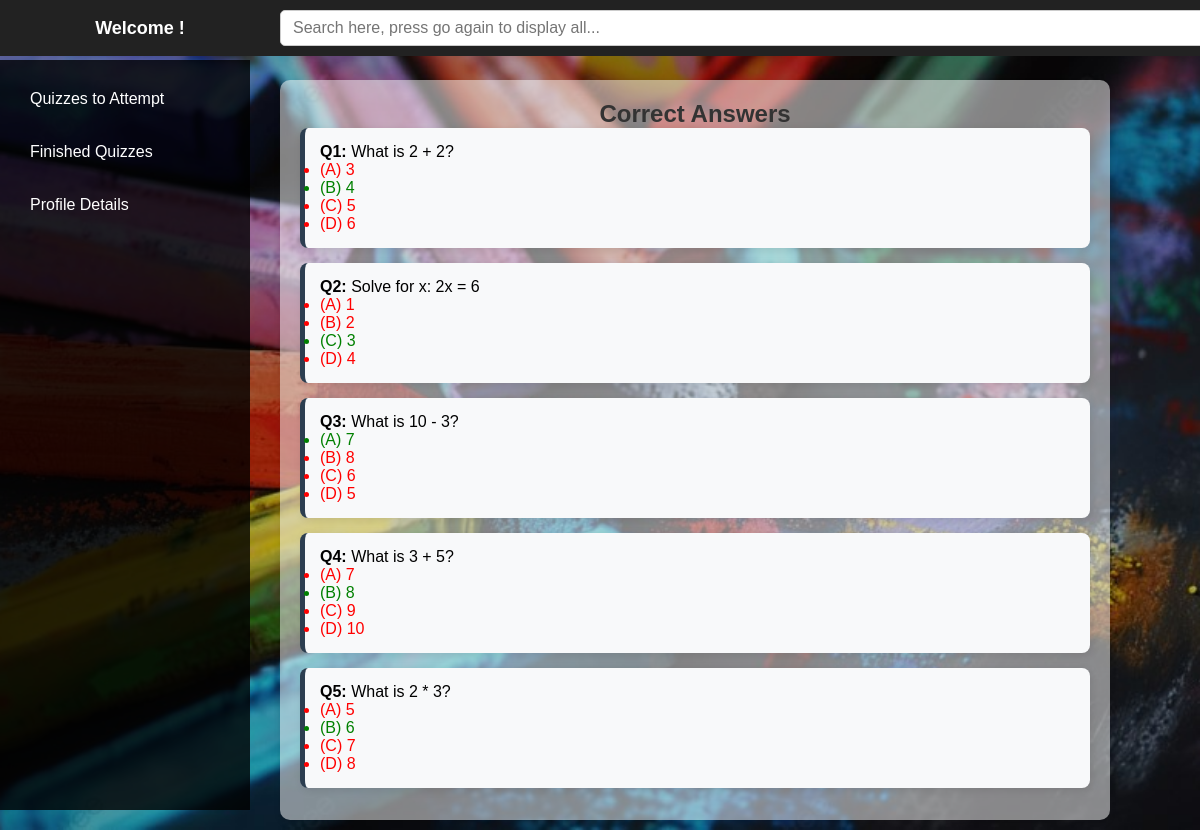
/view_right_answers/1 (signed in), run on the app's committed database.
### tables this page shows
CREATE TABLE question (
            id INTEGER PRIMARY KEY AUTOINCREMENT,
            quiz_id INTEGER,
            question_text TEXT NOT NULL,
            option_1 TEXT NOT NULL,
            option_2 TEXT NOT NULL,
            option_3 TEXT NOT NULL,
            option_4 TEXT NOT NULL,
            correct_option INTEGER NOT NULL,
            FOREIGN KEY (quiz_id) REFERENCES quiz(id)
        );

### controllers/student.py (the view)
@student_bp.route('/view_right_answers/<int:quiz_id>')
@login_required(role='student')
def view_right_answers(quiz_id):
    conn = sqlite3.connect(DATABASE)
    conn.row_factory = sqlite3.Row
    cursor = conn.cursor()
    query = '''
    SELECT question.question_text, question.option_1, question.option_2,
           question.option_3, question.option_4, question.correct_option
    FROM question
    WHERE question.quiz_id = ?
    '''
    cursor.execute(query, (quiz_id,))
    questions = cursor.fetchall()
    conn.close()
    return render_template('view_right_answers.html', questions=questions)

### controllers/student.py (called while the page is built)
def login_required(role=None):
    def decorator(f):
        @wraps(f)
        def decorated_function(*args, **kwargs):
            if 'user_id' not in session:
                return redirect(url_for('student.login'))  # Redirect to login if not logged in
            if role and session.get('role') != role:
                return redirect(url_for('student.login'))  # Redirect if user doesn't have the correct role
            return f(*args, **kwargs)
        return decorated_function
    return decorator

### templates/view_right_answers.html
{% extends 'student_base.html' %}
{% block page_content %}
<h2 style="color: #333; text-align: center;">Correct Answers</h2>
<div class="quiz-container">
    {% for question in questions %}
    <div class="question-card">
        <p style="color: black;"><strong>Q{{ loop.index }}:</strong> {{ question['question_text'] }}</p>
        <ul>
            <li style="color: {% if question['correct_option'] == 1 %} green {% else %} red {% endif %};">
                (A) {{ question['option_1'] }}
            </li>
            <li style="color: {% if question['correct_option'] == 2 %} green {% else %} red {% endif %};">
                (B) {{ question['option_2'] }}
            </li>
            <li style="color: {% if question['correct_option'] == 3 %} green {% else %} red {% endif %};">
                (C) {{ question['option_3'] }}
            </li>
            <li style="color: {% if question['correct_option'] == 4 %} green {% else %} red {% endif %};">
                (D) {{ question['option_4'] }}
            </li>
        </ul>
    </div>
    {% else %}
        <p style="text-align: center;">No questions found for this quiz.</p>
    {% endfor %}
</div>
{% endblock %}

### static/css/style.css (style rules this page uses)
* { margin: 0; padding: 0; box-sizing: border-box; }
body { font-family: "Comic Sans MS", "Chalkboard", sans-serif; background: url('../images/chlkbrd41.jpg') no-repeat center center fixed; background-size: cover; color: #ffffff; }
html, body { overflow: auto; height: 100%; }
html { scrollbar-width: none; -ms-overflow-style: none; }
.question-card { background: #f8f9fa; border-left: 5px solid #2c3e50; padding: 15px; border-radius: 8px; margin-bottom: 15px; box-shadow: 2px 2px 8px rgba(0, 0, 0, 0.1); }

### data on the page
question: question_text "What is 2 + 2?", option_1 "3", option_2 "4", option_3 "5", option_4 "6"
question: question_text "Solve for x: 2x = 6", option_1 "1", option_2 "2", option_3 "3", option_4 "4"
question: question_text "What is 10 - 3?", option_1 "7", option_2 "8", option_3 "6", option_4 "5"
question: question_text "What is 3 + 5?", option_1 "7", option_2 "8", option_3 "9", option_4 "10"
question: question_text "What is 2 * 3?", option_1 "5", option_2 "6", option_3 "7", option_4 "8"
